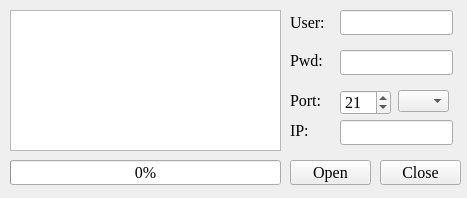
<?xml version="1.0" encoding="UTF-8"?>
<ui version="4.0">
 <class>FTPClient</class>
 <widget class="QMainWindow" name="FTPClient">
  <property name="geometry">
   <rect>
    <x>0</x>
    <y>0</y>
    <width>467</width>
    <height>198</height>
   </rect>
  </property>
  <property name="font">
   <font>
    <family>Times New Roman</family>
    <pointsize>12</pointsize>
   </font>
  </property>
  <property name="windowTitle">
   <string>FTPClient</string>
  </property>
  <widget class="QWidget" name="centralwidget">
   <widget class="QPushButton" name="btn_open">
    <property name="geometry">
     <rect>
      <x>290</x>
      <y>160</y>
      <width>81</width>
      <height>25</height>
     </rect>
    </property>
    <property name="text">
     <string>Open</string>
    </property>
   </widget>
   <widget class="QPushButton" name="btn_close">
    <property name="geometry">
     <rect>
      <x>380</x>
      <y>160</y>
      <width>81</width>
      <height>25</height>
     </rect>
    </property>
    <property name="text">
     <string>Close</string>
    </property>
   </widget>
   <widget class="QPlainTextEdit" name="plainTextEdit">
    <property name="geometry">
     <rect>
      <x>10</x>
      <y>10</y>
      <width>271</width>
      <height>141</height>
     </rect>
    </property>
   </widget>
   <widget class="QProgressBar" name="progressBar">
    <property name="geometry">
     <rect>
      <x>10</x>
      <y>160</y>
      <width>271</width>
      <height>25</height>
     </rect>
    </property>
    <property name="value">
     <number>0</number>
    </property>
    <property name="alignment">
     <set>Qt::AlignmentFlag::AlignCenter</set>
    </property>
   </widget>
   <widget class="QSpinBox" name="spinBox">
    <property name="geometry">
     <rect>
      <x>340</x>
      <y>90</y>
      <width>51</width>
      <height>25</height>
     </rect>
    </property>
    <property name="maximum">
     <number>100000</number>
    </property>
    <property name="value">
     <number>21</number>
    </property>
   </widget>
   <widget class="QLineEdit" name="lineEdit_user">
    <property name="geometry">
     <rect>
      <x>340</x>
      <y>10</y>
      <width>113</width>
      <height>25</height>
     </rect>
    </property>
   </widget>
   <widget class="QLineEdit" name="lineEdit_pwd">
    <property name="geometry">
     <rect>
      <x>340</x>
      <y>50</y>
      <width>113</width>
      <height>25</height>
     </rect>
    </property>
   </widget>
   <widget class="QLabel" name="label">
    <property name="geometry">
     <rect>
      <x>290</x>
      <y>12</y>
      <width>40</width>
      <height>20</height>
     </rect>
    </property>
    <property name="text">
     <string>User:</string>
    </property>
   </widget>
   <widget class="QLabel" name="label_2">
    <property name="geometry">
     <rect>
      <x>290</x>
      <y>50</y>
      <width>40</width>
      <height>20</height>
     </rect>
    </property>
    <property name="text">
     <string>Pwd:</string>
    </property>
   </widget>
   <widget class="QLabel" name="label_3">
    <property name="geometry">
     <rect>
      <x>290</x>
      <y>90</y>
      <width>40</width>
      <height>20</height>
     </rect>
    </property>
    <property name="text">
     <string>Port:</string>
    </property>
   </widget>
   <widget class="QLineEdit" name="lineEdit_ip">
    <property name="geometry">
     <rect>
      <x>340</x>
      <y>120</y>
      <width>113</width>
      <height>25</height>
     </rect>
    </property>
   </widget>
   <widget class="QLabel" name="label_4">
    <property name="geometry">
     <rect>
      <x>290</x>
      <y>120</y>
      <width>40</width>
      <height>20</height>
     </rect>
    </property>
    <property name="text">
     <string>IP:</string>
    </property>
   </widget>
   <widget class="QComboBox" name="comboBox">
    <property name="geometry">
     <rect>
      <x>398</x>
      <y>90</y>
      <width>51</width>
      <height>22</height>
     </rect>
    </property>
   </widget>
  </widget>
 </widget>
 <resources/>
 <connections/>
</ui>
